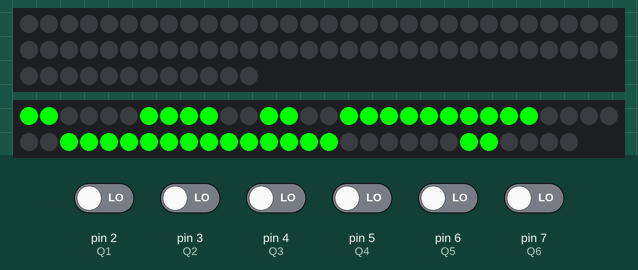
The sketch below on a simulated Arduino Nano, built with avr-gcc and run on an emulated ATmega328P. On the bench: 72 RGB LEDs in strip order, left to right, continuing on the next row, 58 RGB LEDs in strip order, left to right, continuing on the next row. The test bench sets the inputs (shaded band); at power-on: pin 2 (Q1), pin 3 (Q2), pin 4 (Q3), pin 5 (Q4), pin 6 (Q5), pin 7 (Q6) LOW. Colours are those a GRB WS2812 strip shows for the declared byte order; the local clock reads 2024-03-15 10:24:30 at power-on unless the sketch sets it.

Above: at 1.2 s.
1.3 s: pin 2 (Q1) driven HIGH
At 1.47 s:
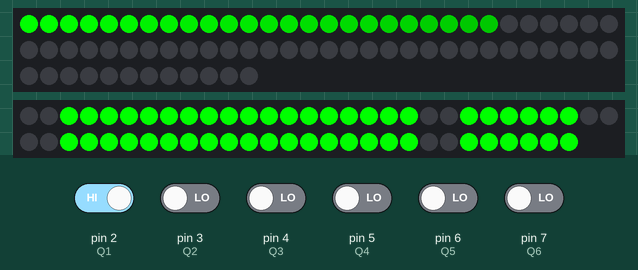
3.7 s: pin 3 (Q2) driven HIGH
At 4.2 s:
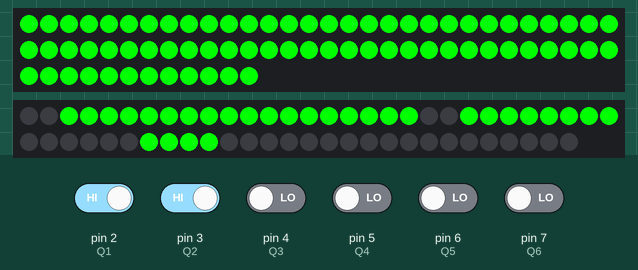
6.7 s: pin 4 (Q3) driven HIGH
At 7.2 s:
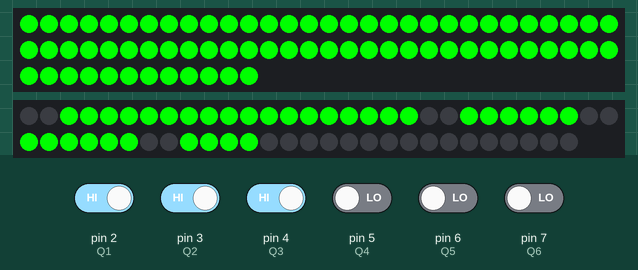
8.8 s: pin 5 (Q4) driven HIGH
At 10.2 s:
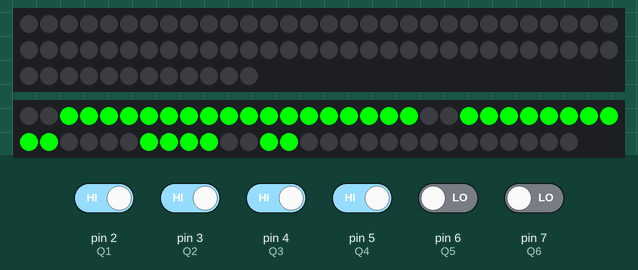
11.2 s: pin 6 (Q5) driven HIGH
At 12.1 s:
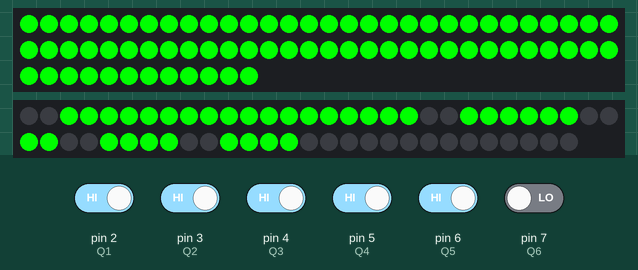
13.7 s: pin 7 (Q6) driven HIGH
At 15.1 s:
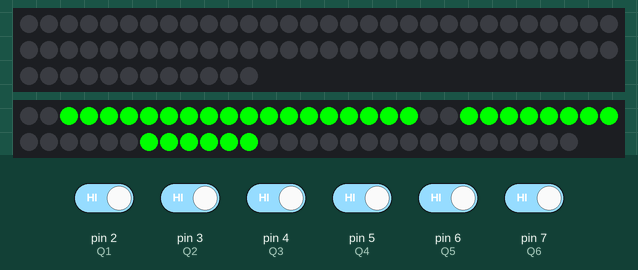
Timing chart, 0 to 16.7 s (numbered marks = the images above; inputs shaded):
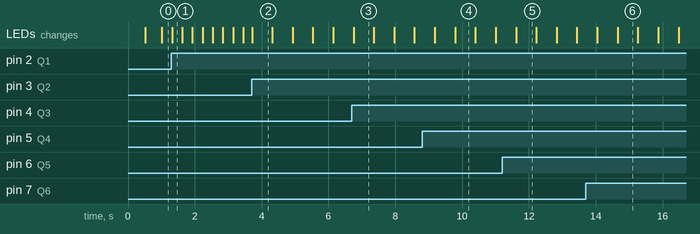

Measured:
- after the input at 1.3 s, the LEDs: change at once (image 1)
- after the input at 3.7 s, the LEDs: change at once (image 2)
- after the input at 6.7 s, the LEDs: change after 0.05 s (image 3)
- after the input at 8.8 s, the LEDs: first change after 0.39 s (image 4 shows a later state)
- after the input at 11.2 s, the LEDs: change after 0.42 s (image 5)
- after the input at 13.7 s, the LEDs: first change after 0.35 s (image 6 shows a later state)
- what the display in image 2 shows lasts 0.6 s, from 3.7 s to 4.3 s

The sketch:

4Num7Guan.ino
```cpp
#include <DS3231.h>
#include <FastLED.h>
#include <avr/wdt.h>
//#include <SoftwareSerial.h>

// The analog input pins can be used as digital pins, referred to as A0, A1, etc.
// The exception is the Arduino Nano, Pro Mini, and Mini’s A6 and A7 pins,
// which can only be used as analog inputs.

#define Q1 2
#define Q2 3
#define Q3 4
#define Q4 5
#define Q5 6
#define Q6 7
#define Q7 8
#define Q8 9

#define L1 12
#define L2 13
// L1:转圈   L2：数字
#define N1 72
#define N2 58

#define ReceiveCOM() \
  { \
    if (1 == digitalRead(Q1)) { \
      NewCommand = 1; \
    } \
    if (1 == digitalRead(Q2)) { \
      NewCommand = 2; \
      FirstIn = 1; \
      CommandTime = millis(); \
    } \
    if (1 == digitalRead(Q3)) { \
      NewCommand = 3; \
      FirstIn = 1; \
      CommandTime = millis(); \
    } \
    if (1 == digitalRead(Q4)) { \
      NewCommand = 4; \
      FirstIn = 1; \
      CommandTime = millis(); \
    } \
    if (1 == digitalRead(Q5)) { \
      NewCommand = 5; \
      FirstIn = 1; \
      CommandTime = millis(); \
    } \
    if (1 == digitalRead(Q6)) { \
      NewCommand = 6; \
      FirstIn = 1; \
      CommandTime = millis(); \
    } \
    if (NewCommand != LastCommand) { \
      LastCommand = NewCommand; \
      return; \
    } \
  }


//SoftwareSerial BT(10, 11);
//char val;

CRGB Led1[N1], Led2[N2];

uint8_t flow[N1] = { 0 };

uint8_t a3[11][7] = { 1, 1, 1, 0, 1, 1, 1,
                      1, 0, 0, 0, 1, 0, 0,
                      0, 1, 1, 1, 1, 1, 0,
                      1, 1, 0, 1, 1, 1, 0,
                      1, 0, 0, 1, 1, 0, 1,
                      1, 1, 0, 1, 0, 1, 1,
                      1, 1, 1, 1, 0, 1, 1,
                      1, 0, 0, 0, 1, 1, 0,
                      1, 1, 1, 1, 1, 1, 1,
                      1, 1, 0, 1, 1, 1, 1,
                      0, 0, 0, 0, 0, 0, 0 };

uint8_t a4[11][7] = { 0, 1, 1, 1, 1, 1, 1,
                      0, 0, 0, 1, 1, 0, 0,
                      1, 1, 1, 0, 1, 1, 0,
                      1, 0, 1, 1, 1, 1, 0,
                      1, 0, 0, 1, 1, 0, 1,
                      1, 0, 1, 1, 0, 1, 1,
                      1, 1, 1, 1, 0, 1, 1,
                      0, 0, 0, 1, 1, 1, 0,
                      1, 1, 1, 1, 1, 1, 1,
                      1, 0, 1, 1, 1, 1, 1,
                      0, 0, 0, 0, 0, 0, 0 };

uint8_t Led2_14 = 0;

// Init the DS3231 using the hardware interface
DS3231 rtc(SDA, SCL);

long millisecond, CommandTime;
uint8_t LastCommand, NewCommand = 0;

void setup() {
  LEDS.addLeds<WS2812, L1, RGB>(Led1, N1);
  LEDS.addLeds<WS2812, L2, RGB>(Led2, N2);

  // Setup Serial connection
  Serial.begin(9600);
  //BT.begin(9600);
  //Serial.println("Bluetooth ready");
  // Uncomment the next line if you are using an Arduino Leonardo
  //while (!Serial) {}

  rtc.begin();
  //rtc.setTime(17,25,10);
  pinMode(L1, OUTPUT);
  pinMode(L2, OUTPUT);

  for (uint8_t j = 0; j < 24; j++) {
    flow[j] = 255 - j * 7;
  }

  millisecond = millis();
  NewCommand = 0;
  wdt_enable(WDTO_8S);
}
// L1:转圈   L2：数字

uint16_t i = 0;
long waitTime = 25000;
uint8_t FirstIn = 1;
Time t;
uint8_t H[7] = { 0, 0, 1, 2, 4, 5, 7 };  //需要显示的小时的数组，前2个元素不用。

void loop() {
  wdt_reset();

  ReceiveCOM();
  //Serial.println(NewCommand);

  if (NewCommand == 0) {  //显示北京时间
    t = rtc.getTime();
    DispNum((t.hour < 10 ? 10 : t.hour / 10), (t.hour % 10), (t.min < 10 ? 0 : t.min / 10), (t.min % 10));
    FastLED.show();
    return;
  }

  if (NewCommand == 1) {  // 1,中间0~24h快速增加，外圈旋转
    DispNum(i / 100, (i / 10) % 10, i % 10, 0);

    if (i % 6 == 0) {
      for (uint8_t j = 0; j < 72; j += 2) {
        Led1[j] = CRGB(flow[(j + i / 2) % N1], 0, 0);
        Led1[j + 1] = Led1[j];
      }
    }
    i = (i + 1) % 241;
    FastLED.show();
    delay(10);
    return;
  }

  if (NewCommand == 2 || NewCommand == 3 || NewCommand == 4 || NewCommand == 5 || NewCommand == 6) {  //显示1、2、4、5、7点
    DispNum(10, H[NewCommand], 0, 0);
    FastLED.show();
    if (1 == FirstIn) {  //闪3次
      //CommandTime=millis();
      // Serial.print("FirstInTime:");
      // Serial.println(CommandTime);

      uint16_t dt = 600;
      for (uint8_t k = 0; k < 3; k++) {
        ReceiveCOM();
        fill_solid(Led1, N1, CRGB(255, 0, 0));
        DispNum(10, H[NewCommand], 0, 0);
        FastLED.show();
        delay(dt);

        ReceiveCOM();
        fill_solid(Led1, N1, CRGB(0, 0, 0));
        DispNum(10, H[NewCommand], 0, 0);
        FastLED.show();
        delay(dt);
      }
      FirstIn = 0;
    }
    if (millis() > CommandTime + waitTime) {
      NewCommand = 0;
      Serial.print("20s passed:");
      Serial.println(millis());
    }
    return;
  }

}

void DispNum(uint8_t n1, uint8_t n2, uint8_t n3, uint8_t n4) {
  for (uint8_t i = 0; i < 13; i += 2) {
    Led2[i] = CRGB(255 * a4[n4][i >> 1], 0, 0);
    Led2[i + 1] = Led2[i];
    /////
    Led2[i + 14] = CRGB(255 * a3[n3][i >> 1], 0, 0);
    Led2[i + 15] = Led2[i + 14];
    /////
    Led2[i + 30] = CRGB(255 * a4[n2][i >> 1], 0, 0);
    Led2[i + 31] = Led2[i + 30];
    /////
    Led2[i + 44] = CRGB(255 * a3[n1][i >> 1], 0, 0);
    Led2[i + 45] = Led2[i + 44];
  }
  if (millis() > millisecond + 500) {
    Led2_14 = 1 - Led2_14;
    millisecond = millis();
  }
  Led2[28] = CRGB(255 * Led2_14, 0, 0);
  Led2[29] = Led2[28];
}
```
